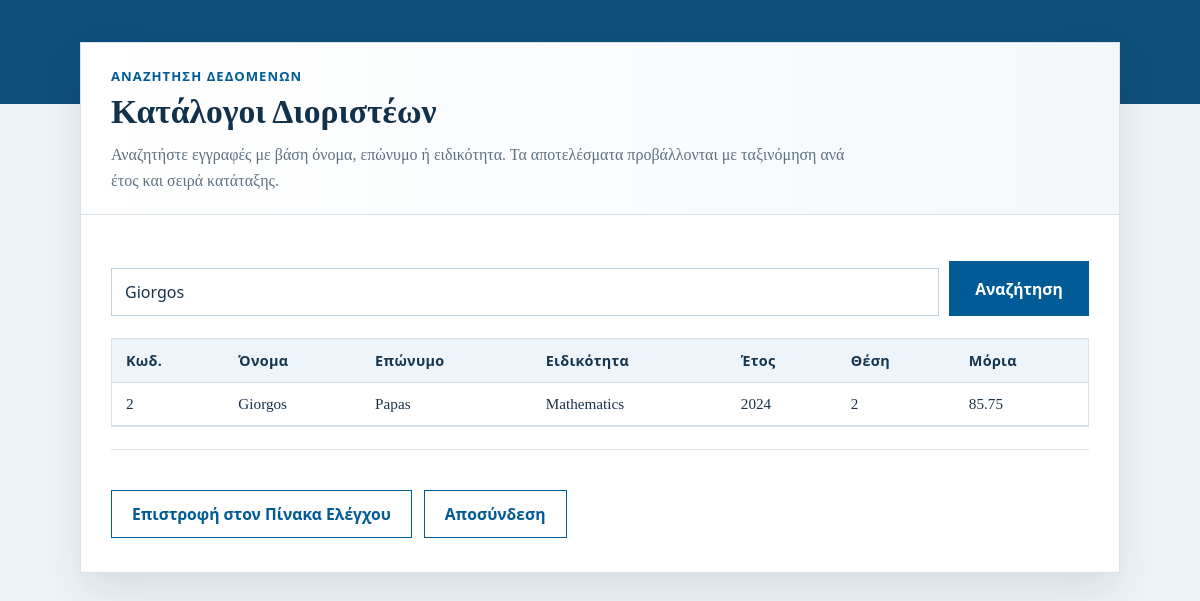
/modules/list.php?keyword=Giorgos (signed in), run on the app's committed database.
### tables this page shows
CREATE TABLE candidates (
  id INT AUTO_INCREMENT PRIMARY KEY,
  name VARCHAR(100) NOT NULL,
  surname VARCHAR(100) NOT NULL,
  birth_year INT,
  specialty_id INT NOT NULL,
  list_id INT NOT NULL,
  position INT NOT NULL,
  points DECIMAL(5,2),
  created_at TIMESTAMP DEFAULT CURRENT_TIMESTAMP,
  CONSTRAINT fk_candidates_specialty
    FOREIGN KEY (specialty_id) REFERENCES specialties(id)
    ON DELETE RESTRICT ON UPDATE CASCADE,
  CONSTRAINT fk_candidates_list
    FOREIGN KEY (list_id) REFERENCES lists(id)
    ON DELETE RESTRICT ON UPDATE CASCADE
);

CREATE TABLE specialties (
  id INT AUTO_INCREMENT PRIMARY KEY,
  name VARCHAR(150) NOT NULL,
  description TEXT
);

CREATE TABLE lists (
  id INT AUTO_INCREMENT PRIMARY KEY,
  specialty_id INT NOT NULL,
  year INT NOT NULL,
  created_at TIMESTAMP DEFAULT CURRENT_TIMESTAMP,
  CONSTRAINT fk_lists_specialty
    FOREIGN KEY (specialty_id) REFERENCES specialties(id)
    ON DELETE RESTRICT ON UPDATE CASCADE
);

### modules/list.php (the view, shortened to what this page needs)
<?php
function h($value) {
    return htmlspecialchars($value, ENT_QUOTES, 'UTF-8');
}
$pdo = require_once __DIR__ . '/../includes/db.php';
$keyword = trim($_GET['keyword'] ?? '');
$params = [];
$sql = "SELECT c.id, c.name, c.surname, c.birth_year, c.position, c.points, l.year, s.name AS specialty
        FROM candidates c
        JOIN lists l ON c.list_id = l.id
        JOIN specialties s ON c.specialty_id = s.id";
if ($keyword !== '') {
    $sql .= " WHERE c.name LIKE :kw_name OR c.surname LIKE :kw_surname OR s.name LIKE :kw_specialty";
    $params['kw_name'] = '%' . $keyword . '%';
    $params['kw_surname'] = '%' . $keyword . '%';
    $params['kw_specialty'] = '%' . $keyword . '%';
}
$sql .= " ORDER BY l.year DESC, c.position ASC";
$stmt = $pdo->prepare($sql);
$stmt->execute($params);
$rows = $stmt->fetchAll();
?>
<!DOCTYPE html>
<html lang="el">
<head>
    <link rel="stylesheet" href="../assets/css/style.css">
</head>
<body>
    <div class="auth-container">
        <div class="auth-card">
            <div class="page-banner">
                <p class="eyebrow">Αναζήτηση Δεδομένων</p>
                <h1 class="auth-title">Κατάλογοι Διοριστέων</h1>
                <p class="auth-subtitle">Αναζητήστε εγγραφές με βάση όνομα, επώνυμο ή ειδικότητα. Τα αποτελέσματα προβάλλονται με ταξινόμηση ανά έτος και σειρά κατάταξης.</p>
            </div>
            <div class="page-body">
                <form method="get" action="" class="search-form">
                    <input type="text" name="keyword" placeholder="Πληκτρολογήστε λέξη-κλειδί" value="<?php echo h($keyword); ?>">
                    <button type="submit">Αναζήτηση</button>
                </form>
                <?php if (!$rows): ?>
                    <p class="empty-state">Δεν βρέθηκαν αποτελέσματα για τα κριτήρια που δώσατε.</p>
                <?php else: ?>
                    <div class="table-wrap">
                        <table>
                            <thead>
                                <tr>
                                    <th>Κωδ.</th>
                                    <th>Όνομα</th>
                                    <th>Επώνυμο</th>
                                    <th>Ειδικότητα</th>
                                    <th>Έτος</th>
                                    <th>Θέση</th>
                                    <th>Μόρια</th>
                                </tr>
                            </thead>
                            <tbody>
                                <?php foreach ($rows as $row): ?>
                                    <tr>
                                        <td><?php echo h($row['id']); ?></td>
                                        <td><?php echo h($row['name']); ?></td>
                                        <td><?php echo h($row['surname']); ?></td>
                                        <td><?php echo h($row['specialty']); ?></td>
                                        <td><?php echo h($row['year']); ?></td>
                                        <td><?php echo h($row['position']); ?></td>
                                        <td><?php echo h($row['points']); ?></td>
                                    </tr>
                                <?php endforeach; ?>
                            </tbody>
                        </table>
                    </div>
                <?php endif; ?>
                <div class="page-actions">
                    <a class="button-link secondary" href="dashboard.php">Επιστροφή στον Πίνακα Ελέγχου</a>
                    <a class="button-link secondary" href="../auth/logout.php">Αποσύνδεση</a>
                </div>
            </div>
        </div>
    </div>
</body>
</html>

### assets/css/style.css (style rules this page uses)
:root { --bg: #eef3f8; --surface: #ffffff; --surface-soft: #f7f9fc; --text: #18324a; --muted: #5d7183; --primary: #005b96; --primary-dark: #003f68; --primary-soft: #dceaf6; --border: #d7e1ea; --border-strong: #bfd0de; --error-bg: #fdf0f0; --error-border: #c94b4b; --success-bg: #eef8f0; --success-border: #3e8a55; --shadow: 0 18px 40px rgba(15, 42, 66, 0.10); }
* { box-sizing: border-box; }
html { font-size: 16px; }
body { margin: 0; font-family: Georgia, "Times New Roman", serif; background: linear-gradient(180deg, #0f4f7a 0, #0f4f7a 104px, var(--bg) 104px, var(--bg) 100%); color: var(--text); }
a { color: var(--primary); }
.auth-container { min-height: 100vh; display: flex; align-items: flex-start; justify-content: center; padding: 42px 16px 56px; }
.auth-card { width: 100%; max-width: 1040px; background: var(--surface); border: 1px solid var(--border); border-radius: 0; overflow: hidden; box-shadow: var(--shadow); }
.page-banner { background: linear-gradient(90deg, #ffffff 0%, #f4f8fb 100%); border-bottom: 1px solid var(--border); padding: 24px 30px 20px; }
.eyebrow { margin: 0 0 8px; color: var(--primary); font-size: 0.82rem; font-weight: 700; letter-spacing: 0.08em; text-transform: uppercase; font-family: "Segoe UI", Tahoma, sans-serif; }
.auth-title { margin: 0; font-size: clamp(1.9rem, 2.8vw, 2.7rem); line-height: 1.15; color: #12314a; }
.auth-subtitle { margin: 10px 0 0; max-width: 760px; color: var(--muted); font-size: 1rem; line-height: 1.65; }
.page-body { padding: 28px 30px 34px; }
form { margin: 0; }
input, select { width: 100%; padding: 12px 13px; margin-top: 7px; border: 1px solid var(--border-strong); border-radius: 0; background: #fff; color: var(--text); font-size: 1rem; font-family: "Segoe UI", Tahoma, sans-serif; }
button, .button-link { display: inline-block; margin-top: 22px; padding: 12px 20px; border: 1px solid var(--primary); border-radius: 0; background: var(--primary); color: #fff; font-size: 0.98rem; font-weight: 700; font-family: "Segoe UI", Tahoma, sans-serif; text-decoration: none; cursor: pointer; transition: background 0.2s ease, border-color 0.2s ease; }
.button-link.secondary { background: #fff; color: var(--primary); }
.auth-footer, .page-actions { margin-top: 22px; padding-top: 18px; border-top: 1px solid var(--border); color: var(--muted); font-size: 0.95rem; }
.page-actions { display: flex; flex-wrap: wrap; gap: 12px; }
.search-form { display: grid; grid-template-columns: minmax(0, 1fr) auto; gap: 10px; margin: 18px 0 22px; }
.search-form button { margin-top: 0; min-width: 140px; }
.table-wrap { overflow-x: auto; border: 1px solid var(--border); }
table { width: 100%; border-collapse: collapse; font-size: 0.95rem; }
thead th { background: #edf4fa; color: #173650; text-align: left; font-family: "Segoe UI", Tahoma, sans-serif; font-size: 0.9rem; letter-spacing: 0.02em; }
th, td { padding: 12px 14px; border-bottom: 1px solid var(--border); }

### data on the page
candidates: id "2", name "Giorgos", surname "Papas", specialty.name "Mathematics", list.year "2024", position "2", points "85.75"
